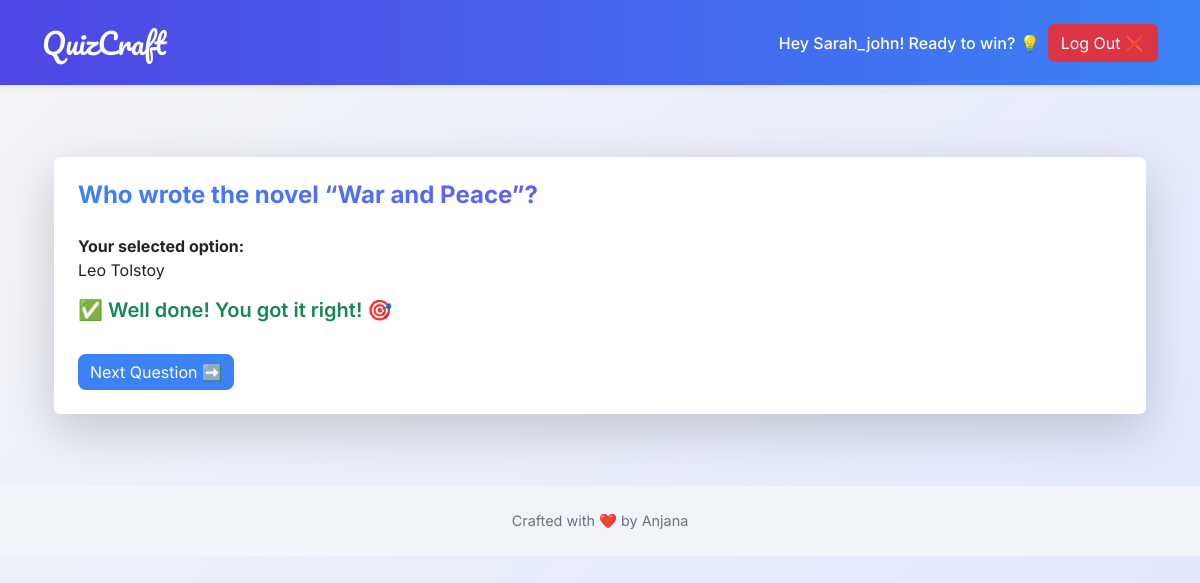
/submission-result/1/ (signed in), run on the app's committed database.
### quizapp/models.py (models this page shows, shortened)
class AttemptedQuestion(TimeStampedModel):
    question = models.ForeignKey(Question, on_delete=models.CASCADE)
    quiz_profile = models.ForeignKey(QuizProfile, on_delete=models.CASCADE, related_name='attempts')
    selected_choice = models.ForeignKey(Choice, on_delete=models.CASCADE, null=True)
    is_correct = models.BooleanField(_('Was this attempt correct?'), default=False, null=False)
    marks_obtained = models.DecimalField(_('Marks Obtained'), default=0, decimal_places=2, max_digits=6)

class Question(TimeStampedModel):
    ALLOWED_NUMBER_OF_CORRECT_CHOICES = 1
    html = models.TextField(_('Question Text'))
    is_published = models.BooleanField(_('Has been published?'), default=False, null=False)
    maximum_marks = models.DecimalField(_('Maximum Marks'), default=4, decimal_places=2, max_digits=6)

class Choice(TimeStampedModel):
    MAX_CHOICES_COUNT = 4
    question = models.ForeignKey(Question, related_name='choices', on_delete=models.CASCADE)
    is_correct = models.BooleanField(_('Is this answer correct?'), default=False, null=False)
    html = models.TextField(_('Choice Text'))

### quizapp/views.py (the view)
# urls.py: re_path(r'^submission-result/(?P<attempted_question_pk>\d+)/$', views.submission_result, name='submission_result'),
@login_required()
def submission_result(request, attempted_question_pk):
    attempted_question = get_object_or_404(AttemptedQuestion, pk=attempted_question_pk)
    context = {
        'attempted_question': attempted_question,
    }
    return render(request, 'quizzz/submission_result.html', context=context)

### quizapp/templates/quizzz/submission_result.html (shortened to what this page needs)
{% extends 'base.html' %}
{% block content %}
<div class="container py-5 fade-in">
  <div class="card shadow-lg border-0 p-4">
    <h4 class="text-gradient mb-4">{{ attempted_question.question.html|safe }}</h4>
    <p class="mb-3">
      <strong>Your selected option:</strong><br>
      {{ attempted_question.selected_choice.html|safe }}
    </p>
    {% if attempted_question.selected_choice.is_correct %}
      <h5 class="text-success fw-semibold">✅ Well done! You got it right! 🎯</h5>
    {% else %}
      <h5 class="text-danger fw-semibold">🚫 That wasn't the right one — but don’t give up!</h5>
    {% endif %}
    <div class="mt-4">
      <a href="{% url 'quiz:play' %}" class="btn btn-glow">Next Question ➡️</a>
    </div>
  </div>
</div>
{% endblock content %}

### quizapp/templates/base.html (shortened to what this page needs)
{% load static %}
<!doctype html>
<html lang="en">
<head>
  <link href="https://cdn.jsdelivr.net/npm/bootstrap@5.3.0/dist/css/bootstrap.min.css" rel="stylesheet">
</head>
<body>
  <nav class="navbar navbar-expand-lg navbar-dark py-3 shadow-sm">
    <div class="container">
      <a class="navbar-brand" href="{% url 'quiz:home' %}">QuizCraft</a>
      <div class="collapse navbar-collapse justify-content-end" id="navbar">
        {% if not request.user.is_active %}
          <a href="{% url 'quiz:leaderboard' %}" class="btn btn-glow mx-2">Top Scores</a>
          <a href="{% url 'quiz:login' %}" class="btn btn-glow">Log In 🔐</a>
        {% else %}
          <span class="navbar-text mx-2">Hey {{ request.user.username }}! Ready to win? 💡</span>
          <a href="{% url 'quiz:logout' %}" class="btn btn-danger">Log Out ❌</a>
        {% endif %}
      </div>
    </div>
  </nav>
  <main class="container py-4 fade-in">
    {% block content %}
    {% endblock content %}
  </main>
  <footer class="py-4 mt-auto text-center">
    <ul>
      <li>Crafted with ❤️ by Anjana</li>
    </ul>
  </footer>
</body>
</html>

### quizapp/templates/base.html (style rules this page uses)
body { font-family: 'Inter', sans-serif; background: linear-gradient(135deg, #f3f4f6, #e0e7ff); min-height: 100vh; }
.navbar { background: linear-gradient(90deg, #4f46e5, #3b82f6); }
.navbar-brand { font-family: 'Pacifico', cursive; font-size: 1.8rem; color: white !important; }
.nav-link, .navbar-text { color: white !important; font-weight: 500; }
.btn-glow { background-color: #3b82f6; color: white; border: none; transition: all 0.3s ease; border-radius: 8px; }
footer { background-color: #f1f5f9; font-size: 0.9rem; }
footer ul { padding: 0; margin: 0; list-style: none; }
footer ul li { display: inline-block; margin: 0 10px; color: #6b7280; }
.fade-in { animation: fadeIn 1s ease-in; }
.text-gradient { background: linear-gradient(90deg, #3b82f6, #9333ea); -webkit-background-clip: text; -webkit-text-fill-color: transparent; font-weight: 700; }

### data on the page
AttemptedQuestion: question.html "Who wrote the novel “War and Peace”?", selected_choice.html "Leo Tolstoy"

### other printed values
{{ request.user.username }} "Sarah_john"
